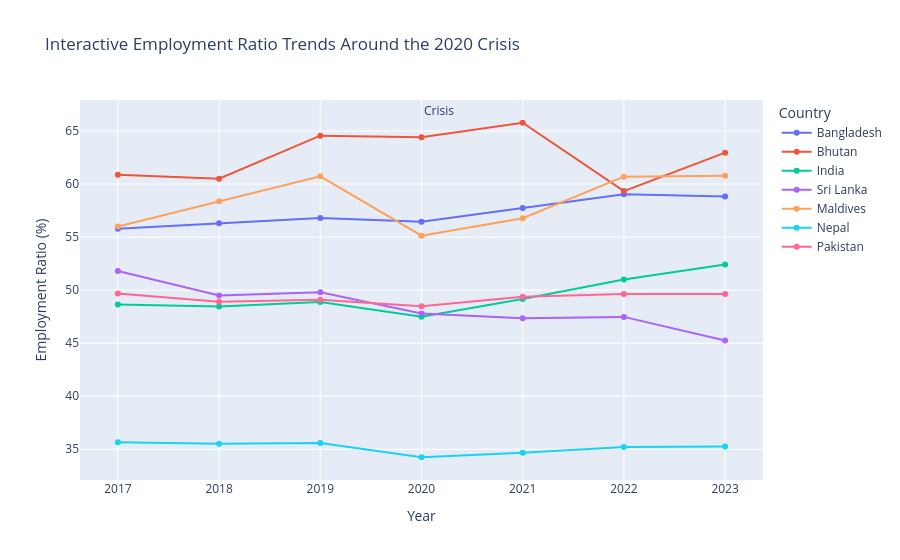

Source (notebook cell):
### Markdown cell above
## Employment ratio

### Code cell
fig_emp = px.line(
    df_2020,
    x="year",
    y="employment_ratio",
    color="country_name",
    markers=True,
    title="Interactive Employment Ratio Trends Around the 2020 Crisis",
    labels={
        "year": "Year",
        "employment_ratio": "Employment Ratio (%)",
        "country_name": "Country"
    }
)

fig_emp.add_vrect(
    x0=2020, x1=2021,
    opacity=0.2,
    line_width=0,
    annotation_text="Crisis",
    annotation_position="top left"
)

fig_emp.show()

### Figure 1 — Plotly figure (JSON) as saved in the notebook; plotly's stock layout.template omitted (floating-point values rounded to 4 significant figures)
{"data": [{"hovertemplate": "Country=Bangladesh<br>Year=%{x}<br>Employment Ratio (%)=%{y}<extra></extra>", "legendgroup": "Bangladesh", "line": {"color": "#636efa", "dash": "solid"}, "marker": {"symbol": "circle"}, "mode": "lines+markers", "name": "Bangladesh", "orientation": "v", "showlegend": true, "type": "scatter", "x": [2017, 2018, 2019, 2020, 2021, 2022, 2023], "xaxis": "x", "y": [55.78, 56.3, 56.79, 56.46, 57.75, 59.03, 58.84], "yaxis": "y"}, {"hovertemplate": "Country=Bhutan<br>Year=%{x}<br>Employment Ratio (%)=%{y}<extra></extra>", "legendgroup": "Bhutan", "line": {"color": "#EF553B", "dash": "solid"}, "marker": {"symbol": "circle"}, "mode": "lines+markers", "name": "Bhutan", "orientation": "v", "showlegend": true, "type": "scatter", "x": [2017, 2018, 2019, 2020, 2021, 2022, 2023], "xaxis": "x", "y": [60.88, 60.51, 64.56, 64.42, 65.78, 59.34, 62.96], "yaxis": "y"}, {"hovertemplate": "Country=India<br>Year=%{x}<br>Employment Ratio (%)=%{y}<extra></extra>", "legendgroup": "India", "line": {"color": "#00cc96", "dash": "solid"}, "marker": {"symbol": "circle"}, "mode": "lines+markers", "name": "India", "orientation": "v", "showlegend": true, "type": "scatter", "x": [2017, 2018, 2019, 2020, 2021, 2022, 2023], "xaxis": "x", "y": [48.66, 48.47, 48.88, 47.5, 49.17, 51, 52.41], "yaxis": "y"}, {"hovertemplate": "Country=Sri Lanka<br>Year=%{x}<br>Employment Ratio (%)=%{y}<extra></extra>", "legendgroup": "Sri Lanka", "line": {"color": "#ab63fa", "dash": "solid"}, "marker": {"symbol": "circle"}, "mode": "lines+markers", "name": "Sri Lanka", "orientation": "v", "showlegend": true, "type": "scatter", "x": [2017, 2018, 2019, 2020, 2021, 2022, 2023], "xaxis": "x", "y": [51.81, 49.49, 49.81, 47.79, 47.35, 47.48, 45.25], "yaxis": "y"}, {"hovertemplate": "Country=Maldives<br>Year=%{x}<br>Employment Ratio (%)=%{y}<extra></extra>", "legendgroup": "Maldives", "line": {"color": "#FFA15A", "dash": "solid"}, "marker": {"symbol": "circle"}, "mode": "lines+markers", "name": "Maldives", "orientation": "v", "showlegend": true, "type": "scatter", "x": [2017, 2018, 2019, 2020, 2021, 2022, 2023], "xaxis": "x", "y": [56, 58.38, 60.73, 55.14, 56.78, 60.7, 60.78], "yaxis": "y"}, {"hovertemplate": "Country=Nepal<br>Year=%{x}<br>Employment Ratio (%)=%{y}<extra></extra>", "legendgroup": "Nepal", "line": {"color": "#19d3f3", "dash": "solid"}, "marker": {"symbol": "circle"}, "mode": "lines+markers", "name": "Nepal", "orientation": "v", "showlegend": true, "type": "scatter", "x": [2017, 2018, 2019, 2020, 2021, 2022, 2023], "xaxis": "x", "y": [35.66, 35.53, 35.6, 34.25, 34.68, 35.22, 35.27], "yaxis": "y"}, {"hovertemplate": "Country=Pakistan<br>Year=%{x}<br>Employment Ratio (%)=%{y}<extra></extra>", "legendgroup": "Pakistan", "line": {"color": "#FF6692", "dash": "solid"}, "marker": {"symbol": "circle"}, "mode": "lines+markers", "name": "Pakistan", "orientation": "v", "showlegend": true, "type": "scatter", "x": [2017, 2018, 2019, 2020, 2021, 2022, 2023], "xaxis": "x", "y": [49.69, 48.91, 49.1, 48.49, 49.39, 49.63, 49.63], "yaxis": "y"}], "layout": {"annotations": [{"showarrow": false, "text": "Crisis", "x": 2020, "xanchor": "left", "xref": "x", "y": 1, "yanchor": "top", "yref": "y domain"}], "legend": {"title": {"text": "Country"}, "tracegroupgap": 0}, "shapes": [{"line": {"width": 0}, "opacity": 0.2, "type": "rect", "x0": 2020, "x1": 2021, "xref": "x", "y0": 0, "y1": 1, "yref": "y domain"}], "title": {"text": "Interactive Employment Ratio Trends Around the 2020 Crisis"}, "xaxis": {"anchor": "y", "domain": [0, 1], "title": {"text": "Year"}}, "yaxis": {"anchor": "x", "domain": [0, 1], "title": {"text": "Employment Ratio (%)"}}}}
